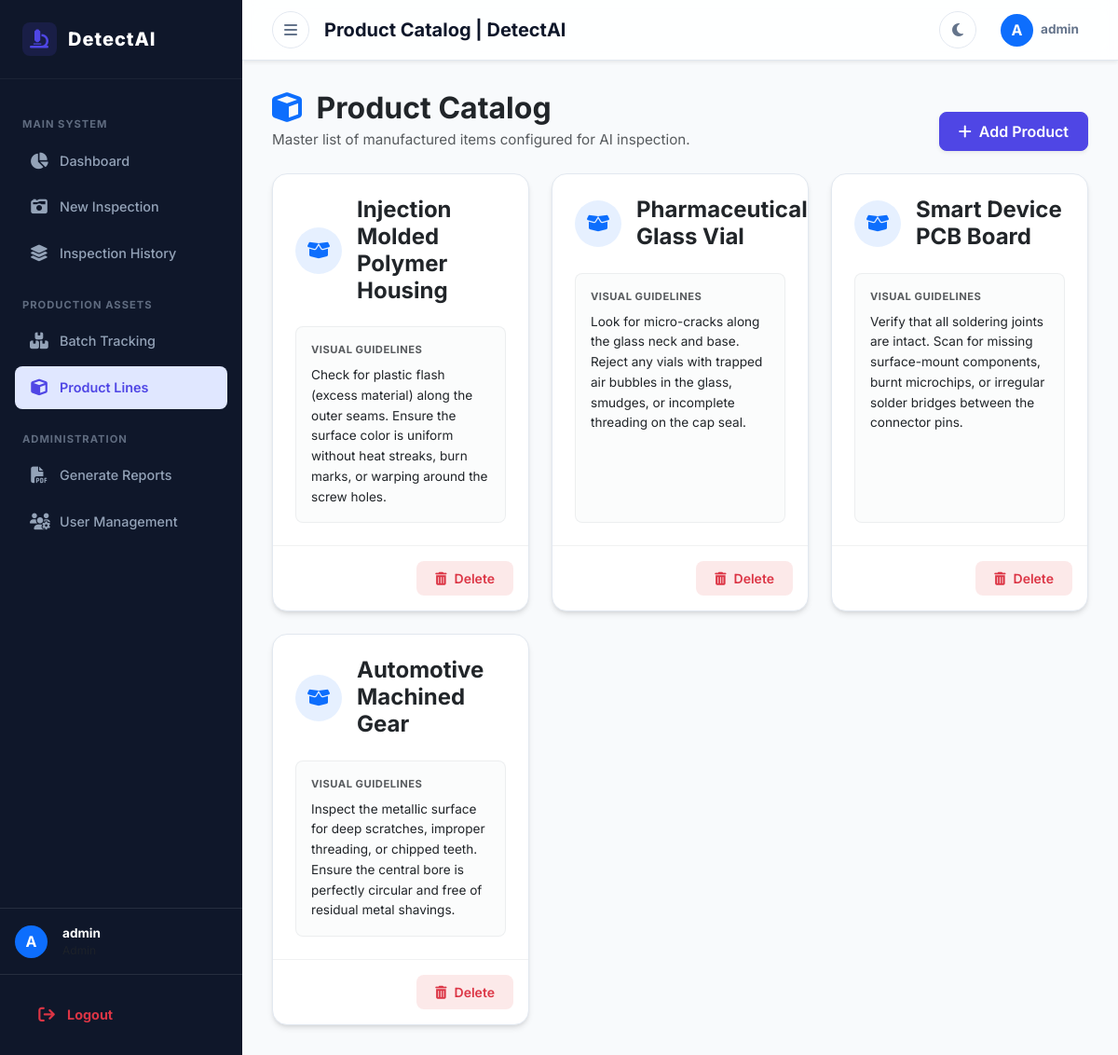
/products/ (signed in), run on the app's committed database.
### accounts/models.py (models this page shows, shortened)
class CustomUser(AbstractUser):
    ROLE_CHOICES = (
        ('admin', 'Admin'),
        ('inspector', 'Quality Inspector'),
        ('manager', 'Production Manager'),
    )
    role = models.CharField(max_length=20, choices=ROLE_CHOICES, default='inspector')

### core_inventory/models.py (models this page shows, shortened)
class Product(models.Model):
    name = models.CharField(max_length=255)
    category = models.CharField(max_length=100)
    visual_guide = models.TextField(blank=True)
    material_type = models.CharField(max_length=100, blank=True)
    handling_guidelines = models.TextField(blank=True)
    created_at = models.DateTimeField(auto_now_add=True)

### core_inventory/views.py (the view)
# urls.py: path('products/', views.product_list, name='product_list'),
@login_required
def product_list(request):
    products = Product.objects.all().order_by('-created_at')
    return render(request, 'inventory/product_list.html', {'products': products})

### templates/inventory/product_list.html (shortened to what this page needs)
{% extends 'base.html' %}
{% block title %}Product Catalog | DetectAI{% endblock %}
{% block content %}
<div class="container-fluid px-0">
    <div class="mb-4 d-flex justify-content-between align-items-end flex-wrap gap-3">
        <div>
            <h2 class="fw-bold text-dark mb-1">
                <i class="fas fa-cube text-primary me-2"></i> Product Catalog
            </h2>
            <p class="text-muted mb-0" style="font-size: 0.95rem;">Master list of manufactured items configured for AI inspection.</p>
        </div>
        {% if request.user.role == 'admin' %}
        <a href="{% url 'create_product' %}" class="btn btn-primary shadow-sm d-flex align-items-center gap-2" style="border-radius: 10px;">
            <i class="fas fa-plus"></i> Add Product
        </a>
        {% endif %}
    </div>
    <div class="row row-cols-1 row-cols-md-2 row-cols-xl-3 g-4">
        {% for product in products %}
        <div class="col">
            <div class="card h-100 shadow-sm border-0 rounded-4 overflow-hidden">
                <div class="card-body p-4 d-flex flex-column">
                    <div class="d-flex align-items-center mb-4">
                        <div class="bg-primary bg-opacity-10 text-primary rounded-circle d-flex justify-content-center align-items-center flex-shrink-0 me-3" style="width: 50px; height: 50px;">
                            <i class="fas fa-box-open fs-5"></i>
                        </div>
                        <h4 class="card-title text-dark fw-bold mb-0">{{ product.name }}</h4>
                    </div>
                    <div class="p-3 bg-light bg-opacity-50 rounded-3 border border-secondary border-opacity-10 flex-grow-1">
                        <span class="text-uppercase fw-bold text-muted d-block mb-2" style="font-size: 0.7rem; letter-spacing: 0.5px;">Visual Guidelines</span>
                        <p class="card-text text-dark mb-0" style="font-size: 0.85rem; line-height: 1.6;">
                            {% if product.visual_guide %}
                                {{ product.visual_guide }}
                            {% else %}
                                <span class="text-muted fst-italic">
                                    <i class="fas fa-info-circle me-1"></i> No visual guidelines provided.
                                </span>
                            {% endif %}
                        </p>
                    </div>
                </div>
                {% if request.user.role == 'admin' %}
                <div class="card-footer bg-transparent border-top border-secondary border-opacity-10 p-3">
                    <div class="d-flex justify-content-end">
                        <a href="{% url 'delete_product' product.pk %}" class="btn btn-sm btn-danger bg-opacity-10 text-danger border-0 px-3 d-flex align-items-center gap-2" style="border-radius: 8px; font-weight: 600; background-color: rgba(220, 38, 38, 0.1);">
                            <i class="fas fa-trash-alt"></i> Delete
                        </a>
                    </div>
                </div>
                {% endif %}
            </div>
        </div>
        {% endfor %}
    </div>
</div>
{% endblock %}

### templates/base.html (shortened to what this page needs)
{% load static %}
<!DOCTYPE html>
<html lang="en">
<head>
    <link href="https://cdn.jsdelivr.net/npm/bootstrap@5.3.0/dist/css/bootstrap.min.css" rel="stylesheet">
    <link rel="stylesheet" href="https://cdnjs.cloudflare.com/ajax/libs/font-awesome/6.4.0/css/all.min.css">
    <link rel="stylesheet" href="{% static 'css/style.css' %}?v=20260308">
</head>
<body>
    <div id="wrapper">
        <div id="sidebar-wrapper">
                <a href="{% if user.role == 'inspector' %}{% url 'inspector_dashboard' %}{% else %}{% url 'dashboard' %}{% endif %}" class="sidebar-brand">
                <i class="fas fa-microscope"></i> DetectAI
            </a>
            <nav class="sidebar-nav">
                <div class="nav-section-label">Main System</div>
                <a href="{% if user.role == 'inspector' %}{% url 'inspector_dashboard' %}{% else %}{% url 'dashboard' %}{% endif %}" class="sidebar-link ">
                    <i class="fas fa-chart-pie"></i> Dashboard
                </a>
                {% if user.role == 'admin' or user.role == 'inspector' %}
                <a href="{% url 'upload_inspection' %}" class="sidebar-link {% if request.resolver_match.url_name == 'upload_inspection' %}active{% endif %}">
                    <i class="fas fa-camera-retro"></i> New Inspection
                </a>
                {% endif %}
                <a href="{% url 'inspection_list' %}" class="sidebar-link {% if request.resolver_match.url_name == 'inspection_list' %}active{% endif %}">
                    <i class="fas fa-layer-group"></i> Inspection History
                </a>
                <div class="nav-section-label">Production Assets</div>
                <a href="{% url 'batch_list' %}" class="sidebar-link {% if 'batch' in request.path %}active{% endif %}">
                    <i class="fas fa-boxes-stacked"></i> Batch Tracking
                </a>
                <a href="{% url 'product_list' %}" class="sidebar-link {% if 'product' in request.path %}active{% endif %}">
                    <i class="fas fa-cube"></i> Product Lines
                </a>
                {% if user.role == 'admin' or user.role == 'manager' %}
                <div class="nav-section-label">Administration</div>
                <a href="{% url 'report_preview' %}" class="sidebar-link {% if request.resolver_match.url_name == 'report_preview' %}active{% endif %}">
                    <i class="fas fa-file-pdf"></i> Generate Reports
                </a>
                {% endif %}
                {% if user.role == 'admin' %}
                <a href="{% url 'user_management' %}" class="sidebar-link {% if request.resolver_match.url_name == 'user_management' %}active{% endif %}">
                    <i class="fas fa-users-gear"></i> User Management
                </a>
                {% endif %}
            </nav>
            <div class="mt-auto">
                <div class="sidebar-user d-flex align-items-center gap-3 p-3 border-top border-secondary border-opacity-25">
                    <div class="sidebar-avatar rounded-circle bg-primary text-white d-flex align-items-center justify-content-center" style="width: 35px; height: 35px; font-weight: bold;">
                        {{ user.username|first|upper }}
                    </div>
                    <div class="sidebar-user-info">
                        <div class="sidebar-user-name text-white fw-bold" style="font-size: 0.85rem;">{{ user.username|default:"Guest" }}</div>
                        <div class="sidebar-user-role text-muted" style="font-size: 0.75rem; text-transform: capitalize;">{{ user.role|default:"User" }}</div>
                    </div>
                </div>
                <div class="sidebar-logout p-3 border-top border-secondary border-opacity-25">
                    <form method="post" action="{% url 'logout' %}" class="m-0">
                        <button type="submit" class="sidebar-link w-100 border-0 bg-transparent text-start text-danger fw-bold">
                            <i class="fas fa-arrow-right-from-bracket"></i> Logout
                        </button>
                    </form>
                </div>
            </div>
        </div>
        <div id="page-content-wrapper">
            <header class="top-navbar shadow-sm">
                <div class="d-flex align-items-center gap-3">
                    <button id="menu-toggle" class="nav-action-btn" title="Toggle Sidebar">
                        <i class="fas fa-bars"></i>
                    </button>
                    <h5 class="m-0 fw-bold">{% block title %}Dashboard{% endblock %}</h5>
                </div>
                <div class="d-flex align-items-center gap-3">
                    <button id="darkModeToggle" class="nav-action-btn" title="Toggle Theme">
                        <i class="fas fa-moon" id="themeIcon"></i>
                    </button>
                    <div class="dropdown">
                        <button class="nav-action-btn border-0 d-flex align-items-center gap-2" style="width: auto; padding: 0 10px;" type="button" data-bs-toggle="dropdown">
                            <div class="bg-primary text-white rounded-circle d-flex align-items-center justify-content-center" style="width: 35px; height: 35px; font-weight: bold;">
                                {{ user.username|first|upper }}
                            </div>
                            <div class="text-start d-none d-md-block">
                                <div class="fw-bold" style="font-size: 0.85rem; line-height: 1;">{{ user.username|default:"Guest" }}</div>
                            </div>
                        </button>
                    </div>
                </div>
            </header>
            <main class="main-content">
                {% block content %}
                {% endblock %}
            </main>
        </div>
    </div>
</body>
</html>

### static/css/style.css (style rules this page uses)
:root { --primary: #4f46e5; --primary-hover: #4338ca; --primary-light: #e0e7ff; --bg-body: #f8fafc; --bg-card: #ffffff; --border-color: #e2e8f0; --text-main: #0f172a; --text-muted: #64748b; --accent-cyan: #06b6d4; --accent-amber: #f59e0b; --accent-emerald: #10b981; --accent-navy: #0f172a; --sidebar-bg: #0f172a; --sidebar-text: #94a3b8; --sidebar-active: #ffffff; --sidebar-hover-bg: rgba(255, 255, 255, 0.05); --shadow-sm: 0 1px 2px 0 rgb(0 0 0 / 0.05); --shadow-md: 0 4px 6px -1px rgb(0 0 0 / 0.1), 0 2px 4px -2px rgb(0 0 0 / 0.1); }
body, html { font-family: 'Inter', system-ui, -apple-system, sans-serif; background-color: var(--bg-body) !important; color: var(--text-main); height: 100vh !important; overflow: hidden !important; margin: 0; transition: background-color 0.3s ease, color 0.3s ease; }
a { text-decoration: none; }
#wrapper { display: flex; height: 100vh !important; overflow: hidden; }
#page-content-wrapper { flex-grow: 1; height: 100vh !important; overflow-y: auto !important; overflow-x: hidden; display: flex; flex-direction: column; }
.main-content { padding: 2rem; flex: 1; }
#sidebar-wrapper { width: 260px; height: 100vh !important; background-color: var(--sidebar-bg); display: flex; flex-direction: column; flex-shrink: 0; overflow-y: auto; transition: width 0.3s ease, margin 0.3s ease; z-index: 1000; }
.sidebar-brand { padding: 1.5rem; color: #ffffff; font-size: 1.25rem; font-weight: 800; letter-spacing: 1px; display: flex; align-items: center; gap: 12px; border-bottom: 1px solid rgba(255,255,255,0.05); }
.sidebar-brand i { color: var(--primary); background: rgba(79, 70, 229, 0.15); padding: 8px; border-radius: 8px; }
.sidebar-nav { padding: 1rem 0.5rem; flex: 1; }
.nav-section-label { color: var(--sidebar-text); font-size: 0.7rem; text-transform: uppercase; letter-spacing: 1px; font-weight: 700; margin: 1.5rem 0 0.5rem 1rem; opacity: 0.6; }
.sidebar-link { color: var(--sidebar-text); padding: 0.75rem 1rem; margin: 0.25rem 0.5rem; border-radius: 8px; display: flex; align-items: center; gap: 12px; font-weight: 500; font-size: 0.9rem; transition: all 0.2s ease; }
.sidebar-link i { width: 20px; text-align: center; font-size: 1.1rem; }
.sidebar-link.active { color: var(--primary); background-color: var(--primary-light); font-weight: 600; }
.top-navbar { background-color: rgba(255, 255, 255, 0.85); backdrop-filter: blur(10px); border-bottom: 1px solid var(--border-color); padding: 0.75rem 2rem; display: flex; justify-content: space-between; align-items: center; position: sticky; top: 0; z-index: 900; }
.nav-action-btn { background: transparent; border: 1px solid var(--border-color); color: var(--text-muted); width: 40px; height: 40px; border-radius: 50%; display: flex; align-items: center; justify-content: center; cursor: pointer; transition: all 0.2s ease; }
.card { background-color: var(--bg-card) !important; border: 1px solid var(--border-color) !important; border-radius: 16px !important; box-shadow: var(--shadow-md) !important; transition: background-color 0.3s ease, border-color 0.3s ease; }
.btn { border-radius: 8px !important; font-weight: 600 !important; padding: 0.5rem 1.25rem !important; transition: all 0.2s ease !important; }
.btn-primary { background-color: var(--primary) !important; border-color: var(--primary) !important; }

### data on the page
CustomUser: username|first "A", username "admin"
Product: name "Injection Molded Polymer Housing", visual_guide "Check for plastic flash (excess material) along the outer seams. Ensure the surface color is uniform without heat streaks, burn marks, or warping around the screw holes."
Product: name "Pharmaceutical Glass Vial", visual_guide "Look for micro-cracks along the glass neck and base. Reject any vials with trapped air bubbles in the glass, smudges, or incomplete threading on the cap seal."
Product: name "Smart Device PCB Board", visual_guide "Verify that all soldering joints are intact. Scan for missing surface-mount components, burnt microchips, or irregular solder bridges between the connector pins."
Product: name "Automotive Machined Gear", visual_guide "Inspect the metallic surface for deep scratches, improper threading, or chipped teeth. Ensure the central bore is perfectly circular and free of residual metal shavings."
